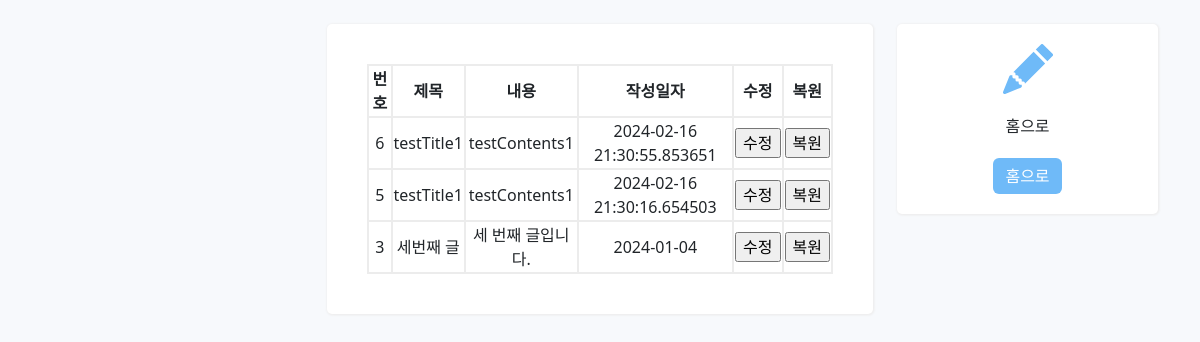
The app's page /rp with its own data.
### tables this page shows
CREATE TABLE "T_Board" (
	"boardIdx"	INTEGER NOT NULL,
	"title"	TEXT NOT NULL,
	"contents"	TEXT NOT NULL,
	"regDT"	TEXT NOT NULL,
	"delDT"	TEXT,
	PRIMARY KEY("boardIdx")
);

### app.py (the view)
@app.route('/rp')  # 페이지 뿌려주는 용도
def rp():
    conn = sqlite3.connect('postData.db')  # db연결(접속)
    cursor = conn.cursor()  # sql 쿼리 수행을 위해 필요한 객체
    cursor.execute("SELECT * FROM T_Board where delDT is not null ORDER BY regDT DESC")
    data_list = cursor.fetchall()
    return render_template('blog_rp.html', data_list=data_list)

### templates/blog_rp.html (shortened to what this page needs)
<!DOCTYPE html>
<html lang="en">
<head>
  <link href="https://cdn.jsdelivr.net/npm/bootstrap@5.3.2/dist/css/bootstrap.min.css" rel="stylesheet"
 />
  <link href="{{ url_for('static', filename='css/blog.css') }}" rel="stylesheet" />
</head>
<body style="background: #f7f9fc">
  <div class="container mt-4">
    <div class="row">
      <div class="col-md-3">
      </div>
      <div class="col-md-6">
        <div class="white-box" style="padding:40px">
          <table class="w-100">
            <thead>
              <tr>
                <th scope="col">번호</th>
                <th scope="col">제목</th>
                <th scope="col">내용</th>
                <th scope="col">작성일자</th>
                <th scope="col">수정</th>
                <th scope="col">복원</th>
              </tr>
            </thead>
            <tbody>
              {% for i in data_list %}
              <tr>
                <td>{{i[0]}}</td>
                <td>{{i[1]}}</td>
                <td>{{i[2]}}</td>
                <td>{{i[3]}}</td>
                <td><input type='button' onclick='edit_test({{i[0]}})' value="수정" /></td>
                <td><input type="button" onclick="restore({{i[0]}})" value="복원"></td>
              </tr>
              {% endfor %}
            </tbody>
          </table>
        </div>
      </div>
      <div class="col-md-3">
        <div class="white-box">
          <p style="padding: 20px; text-align: center; margin-bottom: 0px;">홈으로</p>
          <button type="button" class="btn btn-primary btn_write_center" onclick="window.location.href='/'"
            style="background-color: #6fbaf8; border: 0px #6fbaf8;">홈으로</button>
        </div>
      </div>
    </div>
</body>
</html>

### static/css/blog.css (style rules this page uses)
.white-box { background-color: white; padding: 20px; border-radius: 5px; box-shadow: 0.5px 0.5px 2px 1px #eee; }
.btn_write_center { display: block; margin-left: auto; margin-right: auto; }
table { width: 550px; height: 200px; border: 2px solid #ececec; text-align: center; border-collapse: collapse; }
th { border: 2px solid #ececec; }
td { border: 2px solid #ececec; }
.w-100 { width: 100%; padding: 10px; }

### records on screen
T_Board: boardIdx "6", title "testTitle1", contents "testContents1", regDT "2024-02-16 21:30:55.853651"
T_Board: boardIdx "5", title "testTitle1", contents "testContents1", regDT "2024-02-16 21:30:16.654503"
T_Board: boardIdx "3", title "세번째 글", contents "세 번째 글입니다.", regDT "2024-01-04"
